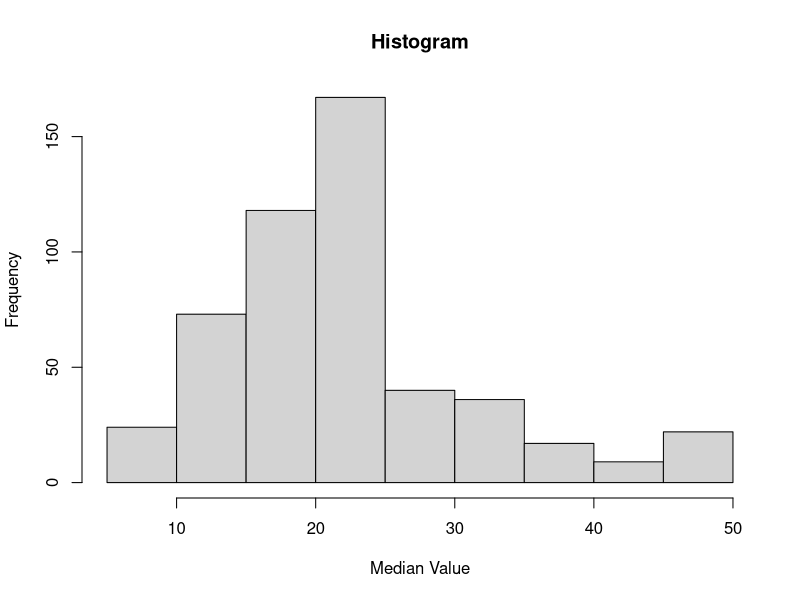
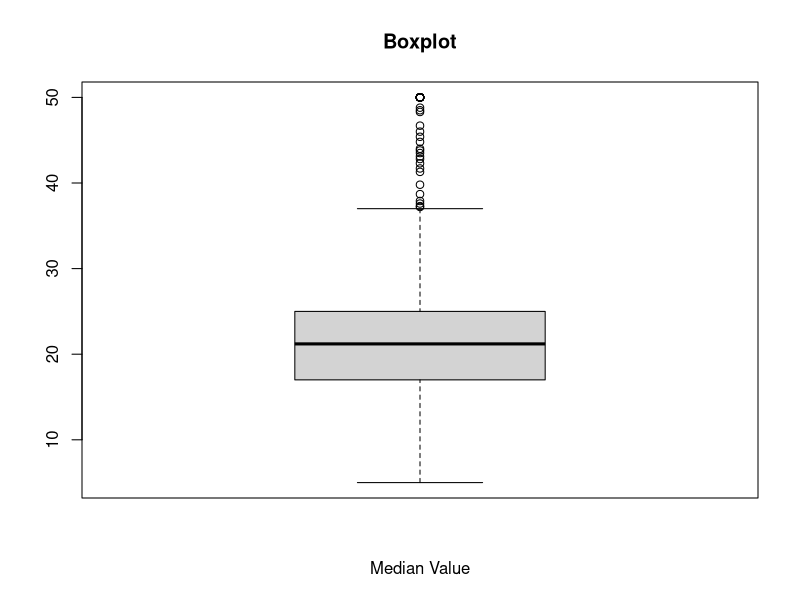
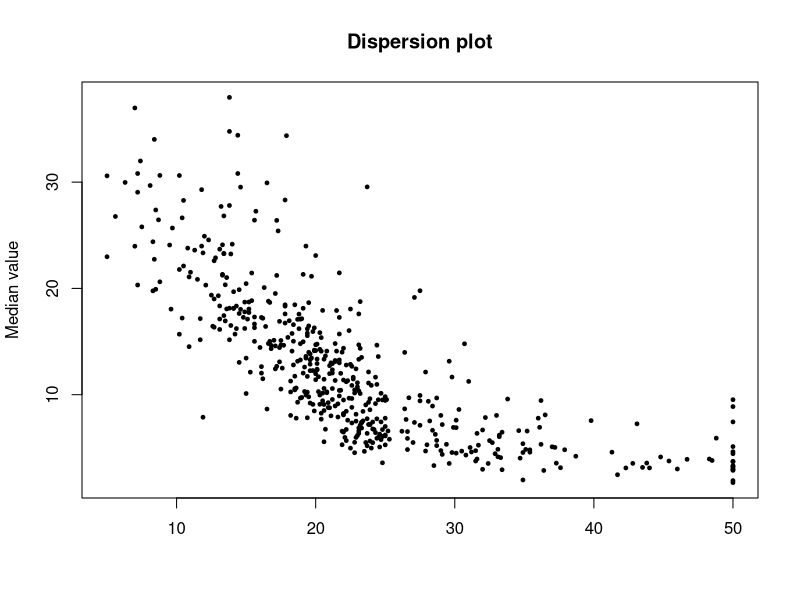

These figures' R source, in order:
# Controllare in che working directory sono
getwd()
# Settarla (oppure su Session > Set working directory)
setwd("~/Scrivania/DataMining_labs")

# Installare una libreriaq
install.packages("ggplot2")
# Utlizzarla nello script
library(ggplot2)

# Assegnazione variabile 
pigreco = 2*pi
pigreco <- 2*pi

# Rimozione variabile
rm(pigreco)

# Rimozione di tutti gli oggetti 
rm(list=ls())

library(MASS)
data(Boston)
## GRAFICI
# Istogramma (1)
hist(Boston$medv,
     xlab = 'Median Value', # label asse x
     main = 'Histogram') # Titolo

# Boxplot (1)
boxplot(Boston$medv,
     xlab = 'Median Value', # label asse x
     main = 'Boxplot') # Titolo

# Scatterplot (2)
plot(Boston$medv, 
     Boston$lstat, # Y
     xlab = '',
     ylab = 'Median value',
     main = 'Dispersion plot', # Titolo
     cex=0.5, # dimensione punto
     pch= 19
)
